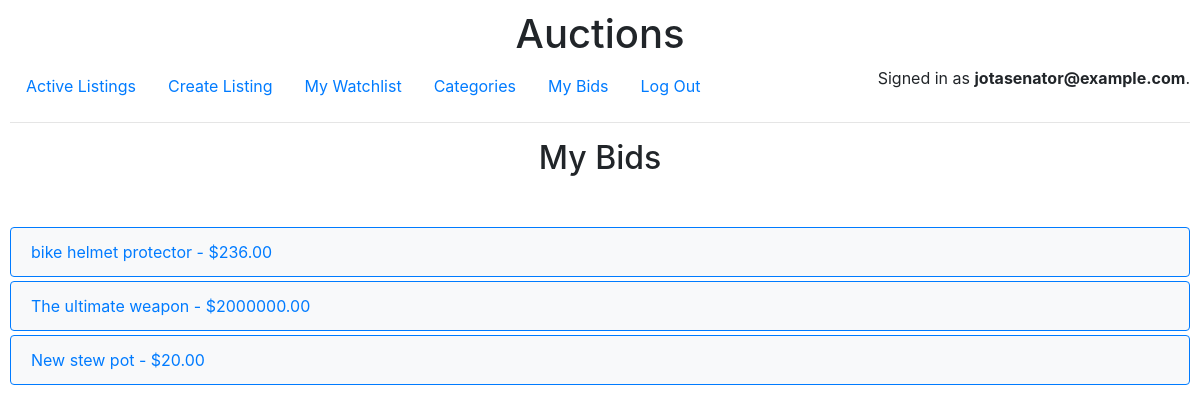
Page /bids (signed in) on the earlier database version.
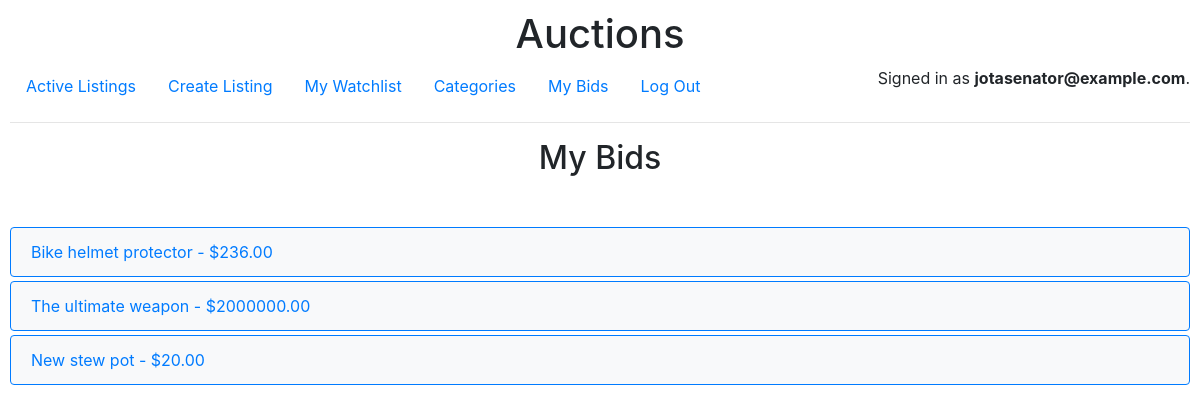
Same page on the later database version.
### auctions/models.py (models this page shows)
class User(AbstractUser):
    pass

class Bid(models.Model):
    bid_amount = models.DecimalField(max_digits=10, decimal_places=2, default=0)
    bidder = models.ForeignKey(
        User, on_delete=models.CASCADE, related_name="bids", blank=True, null=True
    )
    listing = models.ForeignKey(
        Listing,
        on_delete=models.CASCADE,
        related_name="bids",
        blank=True,
        null=True,
    )

class Listing(models.Model):
    title = models.CharField(max_length=64, default="")
    description = models.TextField(blank=True, default="")
    starting_bid = models.DecimalField(
        max_digits=10, decimal_places=2, default=0, verbose_name="Starting bid: ($US)"
    )
    image_url = models.URLField(default="")
    category = models.CharField(max_length=64, default="")
    active = models.BooleanField(default=True)
    creator = models.ForeignKey(
        User,
        on_delete=models.CASCADE,
        blank=True,
        null=True,
        related_name="listings",
    )
    deadline = models.DateTimeField(default=get_default_deadline)

### auctions/views.py (the view)
# urls.py: path("bids", views.bids, name="bids"),
@login_required
def bids(request):
    bids = Bid.objects.filter(
        bidder=request.user,
        id=Subquery(
            Bid.objects.filter(bidder=request.user, listing=OuterRef("listing"))
            .order_by("-id")
            .values("id")[:1]
        ),
    )
    winners = {}
    for bid in bids:
        listing = bid.listing
        winner, _ = get_winner(listing)
        if winner:
            winners[listing.id] = winner
    return render(request, "auctions/bids.html", {"bids": bids, "winners": winners})

### auctions/templatetags/custom_filters.py (called while the page is built)
@register.filter
def get_item(dictionary, key):
    return dictionary.get(key)

### auctions/views.py (called while the page is built)
def get_winner(listing):
    winner = None
    winner_bid_amount = None
    if timezone.now() > listing.deadline:
        all_bids = Bid.objects.filter(listing=listing)
        if all_bids:
            winning_bid = all_bids.order_by("-bid_amount").first()
            winner = winning_bid.bidder
            winner_bid_amount = winning_bid.bid_amount
    return winner, winner_bid_amount

### auctions/templates/auctions/bids.html (shortened to what this page needs)
{% extends "auctions/layout.html" %}
{% load custom_filters %}
{% block body %}
  <h2>My Bids</h2>
  <ul class="list-group">
    {% for bid in bids %}
    <a href="{% url 'listing' bid.listing.id %}">
      <li class="list-group-item d-flex justify-content-between align-items-center mb-1">
        {{ bid.listing.title }} - ${{ bid.bid_amount }}
        </li>
    </a>
    {% empty %}
      <li class="list-group-item">No bids yet.</li>
    {% endfor %}
  </ul>
{% endblock %}

### auctions/templates/auctions/layout.html (shortened to what this page needs)
{% load static %}
<!DOCTYPE html>
<html lang="en">
<head>
  <link rel="stylesheet" href="https://stackpath.bootstrapcdn.com/bootstrap/4.4.1/css/bootstrap.min.css"
 />
  <link href="{% static 'auctions/styles.css' %}" rel="stylesheet" />
</head>
<body>
  <h1>Auctions</h1>
  <div class="user-loggin">
    {% if user.is_authenticated %}
    Signed in as
    <strong>{{ user.username }}</strong>.
    {% else %} Not signed in.
    {% endif %}
  </div>
  <ul class="nav">
    <li class="nav-item">
      <a class="nav-link" href="{% url 'index' %}">Active Listings</a>
    </li>
    {% if user.is_authenticated %}
    <li class="nav-item">
      <a class="nav-link" href="{% url 'create' %}">Create Listing</a>
    </li>
    <li class="nav-item">
      <a class="nav-link" href="{% url 'watchlist' %}">My Watchlist</a>
    </li>
    <li class="nav-item">
      <a class="nav-link" href="{% url 'categories'%}">Categories</a>
    </li>
    <li class="nav-item">
      <a class="nav-link" href="{% url 'bids' %}">My Bids</a>
    </li>
    {% endif %}
    {% if user.is_authenticated %}
    <li class="nav-item">
      <a class="nav-link" href="{% url 'logout' %}">Log Out</a>
    </li>
    {% endif %}
  </ul>
  <hr />
  {% block body %} {% endblock %}
</body>
</html>

### auctions/static/auctions/styles.css (style rules this page uses)
:root { --blue-main-color: #007bff; }
body { padding: 10px; }
h1, h2 { text-align: center; }
h2 { margin-bottom: 50px; }
ul.list-group a { text-decoration: none; }
.list-group-item { background-color: #f8f9fa; border-color: var(--blue-main-color); }
.user-loggin { float: right; }

Differences in the rows shown:
changed through a linked row, Bid: listing "bike helmet protector" → "Bike helmet protector"
